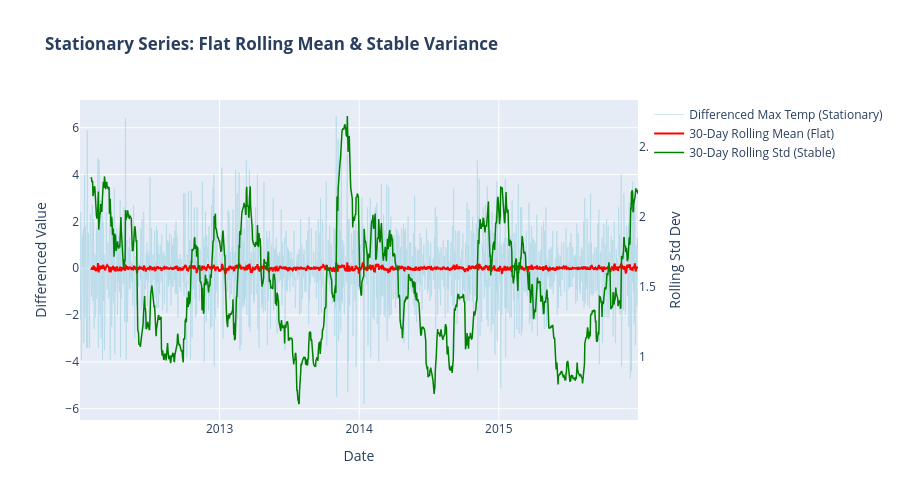

Write notebook code for a chart like this one.
### Code cell
import plotly.graph_objects as go
import pandas as pd

# 2. Make the series stationary by applying first-order differencing
stationary_temp = data['wind'].diff().dropna()

# 3. Calculate rolling statistics on the stationary series (30-day window)
window_size = 30
rolling_mean_stat = stationary_temp.rolling(window=window_size).mean()
rolling_std_stat = stationary_temp.rolling(window=window_size).std()

# 4. Create interactive Plotly figure
fig = go.Figure()

# - Raw Differenced Data
fig.add_trace(go.Scatter(
    x=stationary_temp.index, y=stationary_temp, 
    name='Differenced Max Temp (Stationary)', 
    line=dict(color='lightblue', width=1), opacity=0.6
))

# - Rolling Mean
fig.add_trace(go.Scatter(
    x=rolling_mean_stat.index, y=rolling_mean_stat, 
    name='30-Day Rolling Mean (Flat)', 
    line=dict(color='red', width=2)
))

# - Rolling Standard Deviation
fig.add_trace(go.Scatter(
    x=rolling_std_stat.index, y=rolling_std_stat, 
    name='30-Day Rolling Std (Stable)', 
    line=dict(color='green', width=1.5), yaxis='y2'
))

# Layout configuration
fig.update_layout(
    title_text="<b>Stationary Series: Flat Rolling Mean & Stable Variance</b>",
    xaxis_title="Date",
    yaxis_title="Differenced Value",
    yaxis2=dict(
        title="Rolling Std Dev",
        overlaying='y',
        side='right',
        showgrid=False
    ),
    hovermode="x unified",
    height=500
)

fig.show()

### Figure 1 — Plotly figure (JSON) as saved in the notebook; plotly's stock layout.template omitted (floating-point values rounded to 4 significant figures; data arrays with more than 128 entries replaced by an {"elided": "..."} marker saying what was removed)
{"data": [{"line": {"color": "lightblue", "width": 1}, "name": "Differenced Max Temp (Stationary)", "opacity": 0.6, "type": "scatter", "x": {"elided": "1460 str values"}, "y": {"elided": "1460 float values"}}, {"line": {"color": "red", "width": 2}, "name": "30-Day Rolling Mean (Flat)", "type": "scatter", "x": {"elided": "1460 str values"}, "y": {"elided": "1460 float values"}}, {"line": {"color": "green", "width": 1.5}, "name": "30-Day Rolling Std (Stable)", "type": "scatter", "x": {"elided": "1460 str values"}, "y": {"elided": "1460 float values"}, "yaxis": "y2"}], "layout": {"height": 500, "hovermode": "x unified", "title": {"text": "<b>Stationary Series: Flat Rolling Mean & Stable Variance</b>"}, "xaxis": {"title": {"text": "Date"}}, "yaxis": {"title": {"text": "Differenced Value"}}, "yaxis2": {"overlaying": "y", "showgrid": false, "side": "right", "title": {"text": "Rolling Std Dev"}}}}
